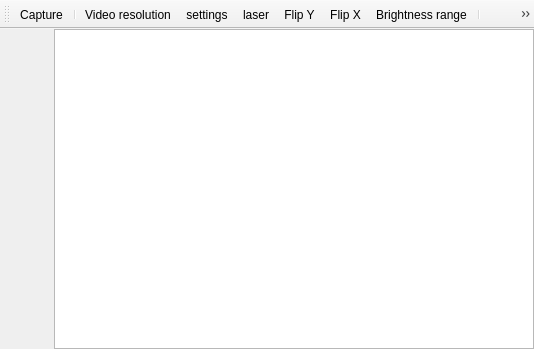
<?xml version="1.0" encoding="UTF-8"?>
<ui version="4.0">
 <class>CaptureWgt</class>
 <widget class="QMainWindow" name="CaptureWgt">
  <property name="geometry">
   <rect>
    <x>0</x>
    <y>0</y>
    <width>534</width>
    <height>349</height>
   </rect>
  </property>
  <property name="windowTitle">
   <string>Video capture</string>
  </property>
  <widget class="QWidget" name="centralwidget">
   <layout class="QHBoxLayout" name="horizontalLayout">
    <property name="spacing">
     <number>0</number>
    </property>
    <property name="margin">
     <number>0</number>
    </property>
    <item>
     <widget class="QGraphicsView" name="view"/>
    </item>
   </layout>
  </widget>
  <widget class="QToolBar" name="toolBar">
   <property name="windowTitle">
    <string>toolBar</string>
   </property>
   <attribute name="toolBarArea">
    <enum>TopToolBarArea</enum>
   </attribute>
   <attribute name="toolBarBreak">
    <bool>false</bool>
   </attribute>
   <addaction name="capture"/>
   <addaction name="separator"/>
   <addaction name="resolution"/>
   <addaction name="settings"/>
   <addaction name="laser"/>
   <addaction name="flipY"/>
   <addaction name="flipX"/>
   <addaction name="brightnessRange"/>
   <addaction name="separator"/>
   <addaction name="pixmap"/>
  </widget>
  <widget class="QDockWidget" name="brightnessDw">
   <property name="minimumSize">
    <size>
     <width>48</width>
     <height>128</height>
    </size>
   </property>
   <property name="maximumSize">
    <size>
     <width>48</width>
     <height>524287</height>
    </size>
   </property>
   <property name="features">
    <set>QDockWidget::NoDockWidgetFeatures</set>
   </property>
   <property name="allowedAreas">
    <set>Qt::LeftDockWidgetArea</set>
   </property>
   <attribute name="dockWidgetArea">
    <number>1</number>
   </attribute>
   <widget class="QWidget" name="dockWidgetContents"/>
  </widget>
  <action name="capture">
   <property name="checkable">
    <bool>true</bool>
   </property>
   <property name="icon">
    <iconset resource="images.qrc">
     <normaloff>:/images/arrow.png</normaloff>:/images/arrow.png</iconset>
   </property>
   <property name="text">
    <string>Capture</string>
   </property>
  </action>
  <action name="settings">
   <property name="icon">
    <iconset resource="images.qrc">
     <normaloff>:/images/wrench.png</normaloff>:/images/wrench.png</iconset>
   </property>
   <property name="text">
    <string>settings</string>
   </property>
  </action>
  <action name="laser">
   <property name="checkable">
    <bool>true</bool>
   </property>
   <property name="icon">
    <iconset resource="images.qrc">
     <normaloff>:/images/laser.png</normaloff>:/images/laser.png</iconset>
   </property>
   <property name="text">
    <string>laser</string>
   </property>
   <property name="toolTip">
    <string>Feature emphasis</string>
   </property>
  </action>
  <action name="pixmap">
   <property name="icon">
    <iconset resource="images.qrc">
     <normaloff>:/images/pixmap.png</normaloff>:/images/pixmap.png</iconset>
   </property>
   <property name="text">
    <string>pixmap</string>
   </property>
   <property name="toolTip">
    <string>Save current image as pixmap</string>
   </property>
  </action>
  <action name="brightnessRange">
   <property name="checkable">
    <bool>true</bool>
   </property>
   <property name="icon">
    <iconset resource="images.qrc">
     <normaloff>:/images/brightness.png</normaloff>:/images/brightness.png</iconset>
   </property>
   <property name="text">
    <string>Brightness range</string>
   </property>
   <property name="toolTip">
    <string>Brightness range</string>
   </property>
  </action>
  <action name="flipY">
   <property name="checkable">
    <bool>true</bool>
   </property>
   <property name="icon">
    <iconset resource="images.qrc">
     <normaloff>:/images/flipY.png</normaloff>:/images/flipY.png</iconset>
   </property>
   <property name="text">
    <string>Flip Y</string>
   </property>
   <property name="toolTip">
    <string>Flip an image around Y axis</string>
   </property>
  </action>
  <action name="resolution">
   <property name="icon">
    <iconset resource="images.qrc">
     <normaloff>:/images/resolution.png</normaloff>:/images/resolution.png</iconset>
   </property>
   <property name="text">
    <string>Video resolution</string>
   </property>
   <property name="toolTip">
    <string>Preferred video resolutions list</string>
   </property>
  </action>
  <action name="flipX">
   <property name="checkable">
    <bool>true</bool>
   </property>
   <property name="icon">
    <iconset resource="images.qrc">
     <normaloff>:/images/flipX.png</normaloff>:/images/flipX.png</iconset>
   </property>
   <property name="text">
    <string>Flip X</string>
   </property>
   <property name="toolTip">
    <string>Flip an image around X axis</string>
   </property>
  </action>
 </widget>
 <resources>
  <include location="images.qrc"/>
 </resources>
 <connections/>
</ui>
